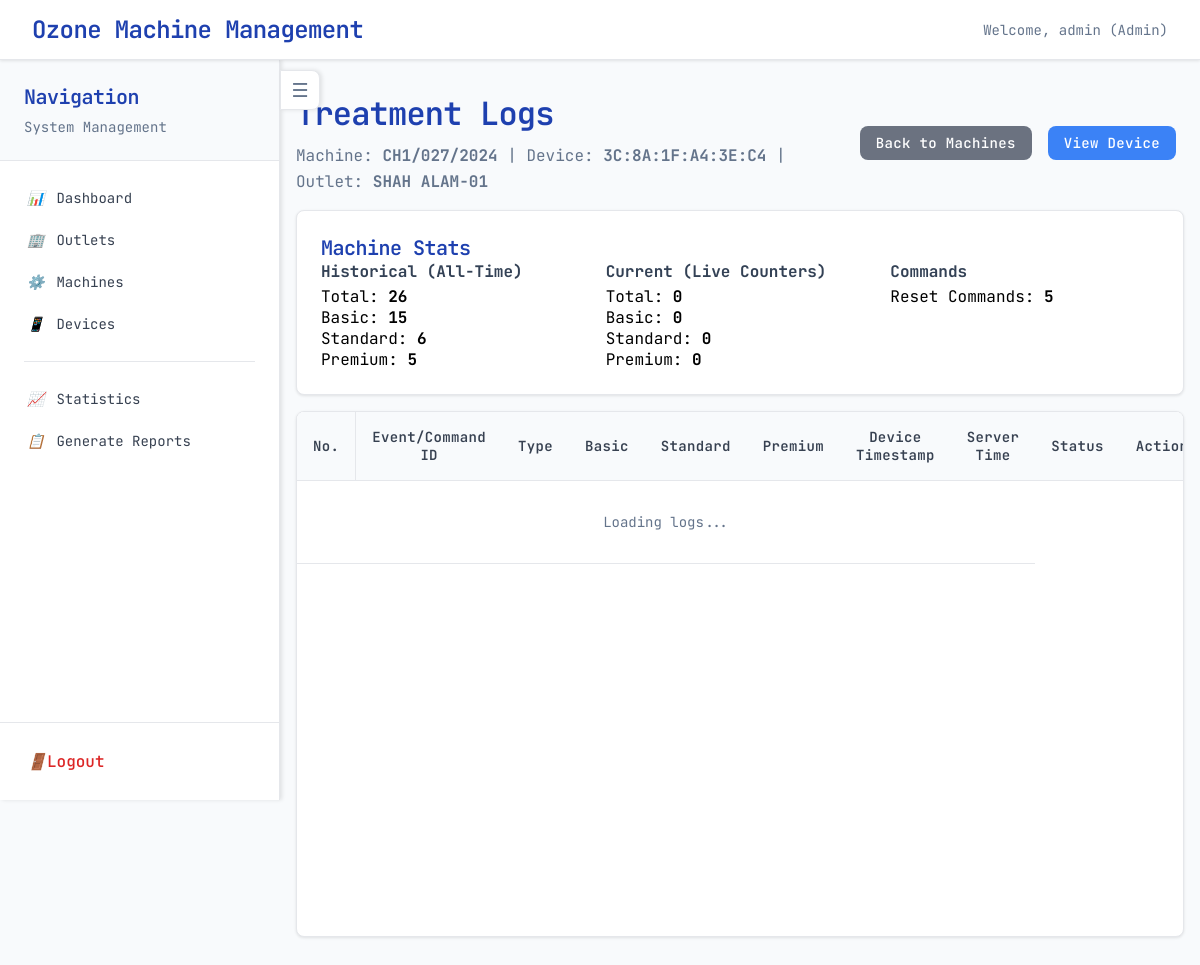
/machines/46/logs/ (signed in), run on the app's committed database.
### telemetry/models.py (models this page shows, shortened)
class User(AbstractUser):
    ROLE_ADMIN = 'admin'
    ROLE_P2 = 'p2'
    ROLE_DMM = 'dmm'
    ROLE_DEALER = 'dealer'
    ROLE_CHOICES = [
        (ROLE_ADMIN, 'Admin'),
        (ROLE_P2, 'P2 (Perodua HQ)'),
        (ROLE_DMM, 'DMM (Perodua Dealer)'),
        (ROLE_DEALER, 'Dealer (Non-Perodua)'),
    ]
    role = models.CharField(max_length=16, choices=ROLE_CHOICES, default=ROLE_DEALER)

class Machine(models.Model):
    machine_id = models.AutoField(primary_key=True)
    machine_code = models.CharField(max_length=255)
    outlet = models.ForeignKey(
        Outlet,
        related_name='machines',
        on_delete=models.CASCADE,
        null=True,
        blank=True
    )
    device = models.OneToOneField(
        Device,
        related_name='machine',
        on_delete=models.SET_NULL,
        null=True,
        blank=True,
        help_text="Only one device (ESP32) can be bound at a time"
    )
    installed_at = models.DateTimeField(default=timezone.now)
    is_active = models.BooleanField(default=True)
    @property
    def name(self) -> str:
        return self.machine_code

class Device(models.Model):
    mac = models.CharField(max_length=17, unique=True, help_text="MAC address of the ESP32 device", default="00:00:00:00:00:00")
    device_id = models.CharField(max_length=100, unique=True, help_text="Unique device identifier")
    firmware = models.CharField(max_length=50, blank=True, null=True, help_text="Firmware version")
    token = models.CharField(max_length=128, blank=True, null=True, help_text="Authentication token")
    assigned = models.BooleanField(default=False, help_text="Whether device is assigned to a machine")
    last_seen = models.DateTimeField(blank=True, null=True, help_text="Last time device was seen online")
    notes = models.TextField(blank=True, null=True, help_text="Additional notes about the device")
    created_at = models.DateTimeField(auto_now_add=True)
    class Meta:
        ordering = ['-last_seen', 'device_id']

class Outlet(models.Model):
    outlet_id = models.AutoField(primary_key=True)
    outlet_name = models.CharField(max_length=200)
    region = models.CharField(
        max_length=32,
        blank=True,
        null=True,
        help_text="Geographical region for reporting"
    )
    pic_sm = models.CharField(max_length=100, blank=True, null=True, help_text="Person in charge (SM)")
    sm_number = models.CharField(max_length=30, blank=True, null=True, help_text="SM phone number")
    total_sva = models.IntegerField(default=0, help_text="Total Service Advisors")
    avg_intake_service = models.IntegerField(default=0)
    num_machines = models.IntegerField(default=0, help_text="Number of machines at this outlet")
    created_at = models.DateTimeField(auto_now_add=True)
    updated_at = models.DateTimeField(auto_now=True)
    class Meta:
        ordering = ["outlet_name"]

### telemetry/views.py (the view, shortened to what this page needs)
# urls.py: path('machines/<int:machine_id>/logs/', tv.machine_treatment_logs, name='machine_treatment_logs'),
@login_required
def machine_treatment_logs(request, machine_id):
    try:
        machine = Machine.objects.get(machine_id=machine_id)
    except Machine.DoesNotExist:
        return redirect('machines_page')
    device = machine.device
    treatment_events = TelemetryEvent.objects.filter(
        device_id=device.device_id,
        event='treatment'
    ).order_by('-occurred_at')
    reset_commands = Command.objects.filter(
        device=device,
        command_type='RESET_COUNTERS'
    ).order_by('-created_at')
    try:
        device_status = DeviceStatus.objects.get(device_id=device.device_id)
    except DeviceStatus.DoesNotExist:
        device_status = None
    total_treatments = treatment_events.count()
    basic_treatments = treatment_events.filter(treatment='BASIC').count()
    standard_treatments = treatment_events.filter(treatment='STANDARD').count()
    premium_treatments = treatment_events.filter(treatment='PREMIUM').count()
    current_basic = device_status.current_count_basic if device_status else 0
    current_standard = device_status.current_count_standard if device_status else 0
    current_premium = device_status.current_count_premium if device_status else 0
    current_total = current_basic + current_standard + current_premium
    import json
    treatment_logs_json = []
    for log in treatment_events:
        treatment_logs_json.append({
            'id': log.id,
            'event_id': log.event_id,
            'treatment': log.treatment,
            'counter': log.counter,
            'device_timestamp': log.device_timestamp,
            'occurred_at': log.occurred_at.isoformat(),
            'wifi_status': log.wifi_status,
            'payload': log.payload,
            'counters': {
                'basic': (log.count_basic or 0),
                'standard': (log.count_standard or 0),
                'premium': (log.count_premium or 0),
            },
        })
    reset_commands_json = []
    for cmd in reset_commands:
        response_data = cmd.response_data or {}
        current_counters = {}
        if isinstance(response_data, dict):
            current_counters = response_data.get('current_counters') or {}
        reset_commands_json.append({
            'id': cmd.id,
            'command_id': cmd.command_id,
            'status': cmd.status,
            'created_at': cmd.created_at.isoformat(),
            'executed_at': cmd.executed_at.isoformat() if cmd.executed_at else None,
            'response_data': response_data,
            'counters': {
                'basic': int(current_counters.get('basic', 0) or 0),
                'standard': int(current_counters.get('standard', 0) or 0),
                'premium': int(current_counters.get('premium', 0) or 0),
            },
        })
    context = {
        'machine': machine,
        'device': device,
        'device_status': device_status,
        'treatment_logs': treatment_events,
        'treatment_logs_json': json.dumps(treatment_logs_json),
        'reset_commands': reset_commands,
        'reset_commands_json': json.dumps(reset_commands_json),
        'stats': {
            'total_treatments': total_treatments,
            'basic_treatments': basic_treatments,
            'standard_treatments': standard_treatments,
            'premium_treatments': premium_treatments,
            'total_resets': reset_commands.count(),
            'current_total': current_total,
            'current_basic': current_basic,
            'current_standard': current_standard,
            'current_premium': current_premium,
        }
    }
    return render(request, "machines/treatment_logs.html", context)

### telemetry/templates/machines/treatment_logs.html (shortened to what this page needs)
{% extends 'base/layout.html' %}
{% block content %}
<div style="display:flex; justify-content:space-between; align-items:center; margin-bottom:1rem;">
  <div>
    <h1 style="margin:0;">Treatment Logs</h1>
    <p style="margin:0.5rem 0 0 0; color:#64748b;">
      Machine: <strong>{{ machine.name }}</strong>
      {% if device %}
        | Device: <strong>{{ device.device_id }}</strong>
      {% else %}
        | <span style="color:#ef4444;">No Device Assigned</span>
      {% endif %}
      | Outlet: <strong>{% if machine.outlet %}{{ machine.outlet.outlet_name }}{% else %}<span style="color:#ef4444;">Unassigned</span>{% endif %}</strong>
    </p>
  </div>
  <div style="display:flex; gap:0.5rem;">
    <a href="/machines/" class="btn btn-secondary">Back to Machines</a>
    {% if device %}
      <a href="/devices/{{ device.device_id }}/" class="btn btn-primary">View Device</a>
    {% endif %}
  </div>
</div>
{% if device %}
<div class="card" style="margin-bottom:1rem;">
  <div class="card-header">
    <h3 style="margin:0;">Machine Stats</h3>
  </div>
  <div class="card-body">
    <div style="display:grid; grid-template-columns: repeat(auto-fit, minmax(220px, 1fr)); gap:1rem;">
      <div>
        <div style="font-weight:700; margin-bottom:0.25rem; color:#334155;">Historical (All-Time)</div>
        <div>Total: <strong>{{ stats.total_treatments }}</strong></div>
        <div>Basic: <strong>{{ stats.basic_treatments }}</strong></div>
        <div>Standard: <strong>{{ stats.standard_treatments }}</strong></div>
        <div>Premium: <strong>{{ stats.premium_treatments }}</strong></div>
      </div>
      <div>
        <div style="font-weight:700; margin-bottom:0.25rem; color:#334155;">Current (Live Counters)</div>
        <div>Total: <strong>{{ stats.current_total }}</strong></div>
        <div>Basic: <strong>{{ stats.current_basic }}</strong></div>
        <div>Standard: <strong>{{ stats.current_standard }}</strong></div>
        <div>Premium: <strong>{{ stats.current_premium }}</strong></div>
      </div>
      <div>
        <div style="font-weight:700; margin-bottom:0.25rem; color:#334155;">Commands</div>
        <div>Reset Commands: <strong>{{ stats.total_resets }}</strong></div>
      </div>
    </div>
  </div>
</div>
<div class="table-container">
  <div class="table-scrollable">
    <table id="treatment-logs-table" class="table">
      <thead>
        <tr>
          <th class="col-sep">No.</th>
          <th>Event/Command ID</th>
          <th>Type</th>
          <th>Basic</th>
          <th>Standard</th>
          <th>Premium</th>
          <th>Device Timestamp</th>
          <th>Server Time</th>
          <th>Status</th>
          <th>Actions</th>
        </tr>
      </thead>
      <tbody id="logs-tbody">
        <tr>
          <td colspan="8" style="text-align:center;padding:2rem;color:#64748b">
            Loading logs...
          </td>
        </tr>
      </tbody>
    </table>
  </div>
</div>
{% endif %}
{% endblock %}

### telemetry/templates/base/layout.html (shortened to what this page needs)
<!doctype html>
<html>
<head>
</head>
<body>
  <div class="topbar">
    <div class="topbar-title">Ozone Machine Management</div>
    <div class="topbar-user">Welcome, {{ user.username }} ({{ user.get_role_display }})</div>
  </div>
  <div class="sidebar" id="sidebar">
    <div class="sidebar-header">
      <div class="sidebar-title">Navigation</div>
      <div class="sidebar-subtitle">System Management</div>
    </div>
    <nav class="sidebar-nav">
      <a href="/dashboard/" {% if request.resolver_match.url_name == 'dashboard' %}class="active"{% endif %}>
        <i>📊</i>Dashboard
      </a>
      <a href="/outlets/" {% if 'outlets' in request.resolver_match.url_name %}class="active"{% endif %}>
        <i>🏢</i>Outlets
      </a>
      <a href="/machines/" {% if 'machines' in request.resolver_match.url_name %}class="active"{% endif %}>
        <i>⚙️</i>Machines
      </a>
      <a href="/devices/" {% if 'devices' in request.resolver_match.url_name %}class="active"{% endif %}>
        <i>📱</i>Devices
      </a>
      <div style="height:1px;background:#e5e7eb;margin:1rem 1.5rem;"></div>
      <a href="/statistics/" {% if 'statistics' in request.resolver_match.url_name %}class="active"{% endif %}>
        <i>📈</i>Statistics
      </a>
      <a href="/reports/" {% if 'reports' in request.resolver_match.url_name %}class="active"{% endif %}>
        <i>📋</i>Generate Reports
      </a>
    </nav>
    <div style="position:absolute;bottom:0;left:0;right:0;padding:1rem 0;border-top:1px solid #e5e7eb;background:white;">
      <a href="/logout/" style="display:block;padding:0.75rem 1.5rem;color:#dc2626;text-decoration:none;transition:all 0.2s ease;border-left:3px solid transparent;font-weight:500;">
        <i>🚪</i>Logout
      </a>
    </div>
  </div>
  <div class="sidebar-toggle" onclick="toggleSidebar()"></div>
  <div class="main-content">
    {% block content %}{% endblock %}
  </div>
</body>
</html>

### data on the page
User: username "admin", role "Admin"
Machine: name "CH1/027/2024", outlet.outlet_name "SHAH ALAM-01"
Device: device_id "3C:8A:1F:A4:3E:C4"

### other printed values
{{ stats.total_treatments }} "26"
{{ stats.basic_treatments }} "15"
{{ stats.standard_treatments }} "6"
{{ stats.premium_treatments }} "5"
{{ stats.current_total }} "0"
{{ stats.current_basic }} "0"
{{ stats.current_standard }} "0"
{{ stats.current_premium }} "0"
{{ stats.total_resets }} "5"
